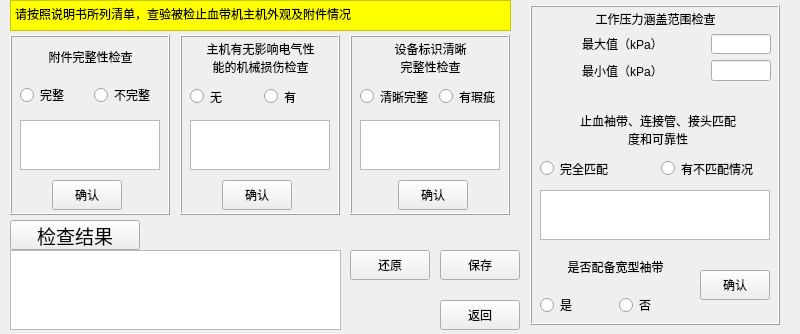
<?xml version="1.0" encoding="UTF-8"?>
<ui version="4.0">
 <class>Form</class>
 <widget class="QWidget" name="Form">
  <property name="geometry">
   <rect>
    <x>0</x>
    <y>0</y>
    <width>800</width>
    <height>334</height>
   </rect>
  </property>
  <property name="windowTitle">
   <string>Form</string>
  </property>
  <widget class="QWidget" name="gridLayoutWidget">
   <property name="geometry">
    <rect>
     <x>20</x>
     <y>40</y>
     <width>141</width>
     <height>71</height>
    </rect>
   </property>
   <layout class="QGridLayout" name="gridLayout_1">
    <item row="0" column="0" colspan="2">
     <widget class="QLabel" name="label_integrity">
      <property name="text">
       <string>附件完整性检查</string>
      </property>
      <property name="alignment">
       <set>Qt::AlignCenter</set>
      </property>
     </widget>
    </item>
    <item row="1" column="0">
     <widget class="QRadioButton" name="radioButton_integrity_right">
      <property name="enabled">
       <bool>true</bool>
      </property>
      <property name="sizePolicy">
       <sizepolicy hsizetype="Minimum" vsizetype="Preferred">
        <horstretch>0</horstretch>
        <verstretch>0</verstretch>
       </sizepolicy>
      </property>
      <property name="text">
       <string>完整</string>
      </property>
     </widget>
    </item>
    <item row="1" column="1">
     <widget class="QRadioButton" name="radioButton_integrity_wrong">
      <property name="sizePolicy">
       <sizepolicy hsizetype="Minimum" vsizetype="Preferred">
        <horstretch>0</horstretch>
        <verstretch>0</verstretch>
       </sizepolicy>
      </property>
      <property name="text">
       <string>不完整</string>
      </property>
     </widget>
    </item>
   </layout>
  </widget>
  <widget class="QTextEdit" name="textEdit_integrity">
   <property name="geometry">
    <rect>
     <x>20</x>
     <y>120</y>
     <width>140</width>
     <height>50</height>
    </rect>
   </property>
  </widget>
  <widget class="QWidget" name="gridLayoutWidget_2">
   <property name="geometry">
    <rect>
     <x>190</x>
     <y>40</y>
     <width>141</width>
     <height>71</height>
    </rect>
   </property>
   <layout class="QGridLayout" name="gridLayout_2">
    <item row="1" column="0">
     <widget class="QRadioButton" name="radioButton_damage_right">
      <property name="enabled">
       <bool>true</bool>
      </property>
      <property name="sizePolicy">
       <sizepolicy hsizetype="Minimum" vsizetype="Preferred">
        <horstretch>0</horstretch>
        <verstretch>0</verstretch>
       </sizepolicy>
      </property>
      <property name="text">
       <string>无</string>
      </property>
     </widget>
    </item>
    <item row="1" column="1">
     <widget class="QRadioButton" name="radioButton_damage_wrong">
      <property name="sizePolicy">
       <sizepolicy hsizetype="Minimum" vsizetype="Preferred">
        <horstretch>0</horstretch>
        <verstretch>0</verstretch>
       </sizepolicy>
      </property>
      <property name="text">
       <string>有</string>
      </property>
     </widget>
    </item>
    <item row="0" column="0" colspan="2">
     <widget class="QLabel" name="label_damage">
      <property name="text">
       <string>主机有无影响电气性
能的机械损伤检查</string>
      </property>
      <property name="alignment">
       <set>Qt::AlignCenter</set>
      </property>
     </widget>
    </item>
   </layout>
  </widget>
  <widget class="QTextEdit" name="textEdit_damage">
   <property name="geometry">
    <rect>
     <x>190</x>
     <y>120</y>
     <width>140</width>
     <height>50</height>
    </rect>
   </property>
  </widget>
  <widget class="QTextEdit" name="textEdit_clarity">
   <property name="geometry">
    <rect>
     <x>360</x>
     <y>120</y>
     <width>140</width>
     <height>50</height>
    </rect>
   </property>
  </widget>
  <widget class="QWidget" name="gridLayoutWidget_3">
   <property name="geometry">
    <rect>
     <x>360</x>
     <y>40</y>
     <width>141</width>
     <height>71</height>
    </rect>
   </property>
   <layout class="QGridLayout" name="gridLayout_3">
    <item row="0" column="0" colspan="2">
     <widget class="QLabel" name="label_clarity">
      <property name="text">
       <string>设备标识清晰
完整性检查</string>
      </property>
      <property name="alignment">
       <set>Qt::AlignCenter</set>
      </property>
     </widget>
    </item>
    <item row="1" column="1">
     <widget class="QRadioButton" name="radioButton_clarity_wrong">
      <property name="sizePolicy">
       <sizepolicy hsizetype="Minimum" vsizetype="Preferred">
        <horstretch>0</horstretch>
        <verstretch>0</verstretch>
       </sizepolicy>
      </property>
      <property name="text">
       <string>有瑕疵</string>
      </property>
     </widget>
    </item>
    <item row="1" column="0">
     <widget class="QRadioButton" name="radioButton_clarity_right">
      <property name="enabled">
       <bool>true</bool>
      </property>
      <property name="sizePolicy">
       <sizepolicy hsizetype="Minimum" vsizetype="Preferred">
        <horstretch>0</horstretch>
        <verstretch>0</verstretch>
       </sizepolicy>
      </property>
      <property name="text">
       <string>清晰完整</string>
      </property>
     </widget>
    </item>
   </layout>
  </widget>
  <widget class="QWidget" name="gridLayoutWidget_4">
   <property name="geometry">
    <rect>
     <x>540</x>
     <y>10</y>
     <width>231</width>
     <height>71</height>
    </rect>
   </property>
   <layout class="QGridLayout" name="gridLayout_4">
    <item row="1" column="0">
     <widget class="QLabel" name="label_press_max">
      <property name="text">
       <string>最大值（kPa）</string>
      </property>
      <property name="alignment">
       <set>Qt::AlignCenter</set>
      </property>
     </widget>
    </item>
    <item row="0" column="0" colspan="2">
     <widget class="QLabel" name="label_press">
      <property name="text">
       <string>工作压力涵盖范围检查</string>
      </property>
      <property name="alignment">
       <set>Qt::AlignCenter</set>
      </property>
     </widget>
    </item>
    <item row="1" column="1">
     <widget class="QLineEdit" name="lineEdit_press_max">
      <property name="sizePolicy">
       <sizepolicy hsizetype="Fixed" vsizetype="Fixed">
        <horstretch>0</horstretch>
        <verstretch>0</verstretch>
       </sizepolicy>
      </property>
      <property name="minimumSize">
       <size>
        <width>60</width>
        <height>0</height>
       </size>
      </property>
      <property name="maximumSize">
       <size>
        <width>60</width>
        <height>16777215</height>
       </size>
      </property>
     </widget>
    </item>
    <item row="2" column="0">
     <widget class="QLabel" name="label_press_min">
      <property name="text">
       <string>最小值（kPa）</string>
      </property>
      <property name="alignment">
       <set>Qt::AlignCenter</set>
      </property>
     </widget>
    </item>
    <item row="2" column="1">
     <widget class="QLineEdit" name="lineEdit_press_min">
      <property name="sizePolicy">
       <sizepolicy hsizetype="Fixed" vsizetype="Fixed">
        <horstretch>0</horstretch>
        <verstretch>0</verstretch>
       </sizepolicy>
      </property>
      <property name="minimumSize">
       <size>
        <width>60</width>
        <height>0</height>
       </size>
      </property>
      <property name="maximumSize">
       <size>
        <width>60</width>
        <height>16777215</height>
       </size>
      </property>
     </widget>
    </item>
   </layout>
  </widget>
  <widget class="QWidget" name="gridLayoutWidget_5">
   <property name="geometry">
    <rect>
     <x>540</x>
     <y>110</y>
     <width>236</width>
     <height>71</height>
    </rect>
   </property>
   <layout class="QGridLayout" name="gridLayout_5">
    <item row="0" column="0" colspan="2">
     <widget class="QLabel" name="label_match">
      <property name="text">
       <string>止血袖带、连接管、接头匹配
度和可靠性</string>
      </property>
      <property name="alignment">
       <set>Qt::AlignCenter</set>
      </property>
     </widget>
    </item>
    <item row="1" column="0">
     <widget class="QRadioButton" name="radioButton_match_right">
      <property name="sizePolicy">
       <sizepolicy hsizetype="Minimum" vsizetype="Preferred">
        <horstretch>0</horstretch>
        <verstretch>0</verstretch>
       </sizepolicy>
      </property>
      <property name="minimumSize">
       <size>
        <width>0</width>
        <height>25</height>
       </size>
      </property>
      <property name="maximumSize">
       <size>
        <width>16777215</width>
        <height>25</height>
       </size>
      </property>
      <property name="text">
       <string>完全匹配</string>
      </property>
     </widget>
    </item>
    <item row="1" column="1">
     <widget class="QRadioButton" name="radioButton_match_wrong">
      <property name="sizePolicy">
       <sizepolicy hsizetype="Minimum" vsizetype="Preferred">
        <horstretch>0</horstretch>
        <verstretch>0</verstretch>
       </sizepolicy>
      </property>
      <property name="text">
       <string>有不匹配情况</string>
      </property>
     </widget>
    </item>
   </layout>
  </widget>
  <widget class="QTextEdit" name="textEdit_match">
   <property name="geometry">
    <rect>
     <x>540</x>
     <y>190</y>
     <width>230</width>
     <height>50</height>
    </rect>
   </property>
  </widget>
  <widget class="QWidget" name="gridLayoutWidget_6">
   <property name="geometry">
    <rect>
     <x>540</x>
     <y>250</y>
     <width>151</width>
     <height>71</height>
    </rect>
   </property>
   <layout class="QGridLayout" name="gridLayout_6">
    <item row="1" column="0">
     <widget class="QRadioButton" name="radioButton_cuff_right">
      <property name="enabled">
       <bool>true</bool>
      </property>
      <property name="sizePolicy">
       <sizepolicy hsizetype="Minimum" vsizetype="Preferred">
        <horstretch>0</horstretch>
        <verstretch>0</verstretch>
       </sizepolicy>
      </property>
      <property name="text">
       <string>是</string>
      </property>
     </widget>
    </item>
    <item row="1" column="1">
     <widget class="QRadioButton" name="radioButton_cuff_wrong">
      <property name="sizePolicy">
       <sizepolicy hsizetype="Minimum" vsizetype="Preferred">
        <horstretch>0</horstretch>
        <verstretch>0</verstretch>
       </sizepolicy>
      </property>
      <property name="text">
       <string>否</string>
      </property>
     </widget>
    </item>
    <item row="0" column="0" colspan="2">
     <widget class="QLabel" name="label_cuff">
      <property name="text">
       <string>是否配备宽型袖带</string>
      </property>
      <property name="alignment">
       <set>Qt::AlignCenter</set>
      </property>
     </widget>
    </item>
   </layout>
  </widget>
  <widget class="QPushButton" name="pushButton_cuff">
   <property name="geometry">
    <rect>
     <x>700</x>
     <y>270</y>
     <width>70</width>
     <height>30</height>
    </rect>
   </property>
   <property name="text">
    <string>确认</string>
   </property>
  </widget>
  <widget class="QLabel" name="label_conform">
   <property name="geometry">
    <rect>
     <x>190</x>
     <y>220</y>
     <width>130</width>
     <height>30</height>
    </rect>
   </property>
   <property name="font">
    <font>
     <pointsize>14</pointsize>
    </font>
   </property>
   <property name="styleSheet">
    <string notr="true"/>
   </property>
   <property name="text">
    <string/>
   </property>
  </widget>
  <widget class="QFrame" name="frame_1">
   <property name="geometry">
    <rect>
     <x>10</x>
     <y>35</y>
     <width>160</width>
     <height>180</height>
    </rect>
   </property>
   <property name="frameShape">
    <enum>QFrame::Box</enum>
   </property>
   <property name="frameShadow">
    <enum>QFrame::Raised</enum>
   </property>
   <property name="lineWidth">
    <number>1</number>
   </property>
   <property name="midLineWidth">
    <number>0</number>
   </property>
   <widget class="QPushButton" name="pushButton_integrity">
    <property name="geometry">
     <rect>
      <x>42</x>
      <y>145</y>
      <width>70</width>
      <height>30</height>
     </rect>
    </property>
    <property name="text">
     <string>确认</string>
    </property>
   </widget>
  </widget>
  <widget class="QFrame" name="frame_2">
   <property name="geometry">
    <rect>
     <x>180</x>
     <y>35</y>
     <width>160</width>
     <height>180</height>
    </rect>
   </property>
   <property name="frameShape">
    <enum>QFrame::Box</enum>
   </property>
   <property name="frameShadow">
    <enum>QFrame::Raised</enum>
   </property>
   <property name="lineWidth">
    <number>1</number>
   </property>
   <property name="midLineWidth">
    <number>0</number>
   </property>
   <widget class="QPushButton" name="pushButton_damage">
    <property name="geometry">
     <rect>
      <x>42</x>
      <y>145</y>
      <width>70</width>
      <height>30</height>
     </rect>
    </property>
    <property name="text">
     <string>确认</string>
    </property>
   </widget>
  </widget>
  <widget class="QFrame" name="frame_3">
   <property name="geometry">
    <rect>
     <x>350</x>
     <y>35</y>
     <width>160</width>
     <height>180</height>
    </rect>
   </property>
   <property name="frameShape">
    <enum>QFrame::Box</enum>
   </property>
   <property name="frameShadow">
    <enum>QFrame::Raised</enum>
   </property>
   <property name="lineWidth">
    <number>1</number>
   </property>
   <property name="midLineWidth">
    <number>0</number>
   </property>
   <widget class="QPushButton" name="pushButton_clarity">
    <property name="geometry">
     <rect>
      <x>48</x>
      <y>145</y>
      <width>70</width>
      <height>30</height>
     </rect>
    </property>
    <property name="text">
     <string>确认</string>
    </property>
   </widget>
  </widget>
  <widget class="QFrame" name="frame_4">
   <property name="geometry">
    <rect>
     <x>530</x>
     <y>5</y>
     <width>250</width>
     <height>320</height>
    </rect>
   </property>
   <property name="frameShape">
    <enum>QFrame::Box</enum>
   </property>
   <property name="frameShadow">
    <enum>QFrame::Raised</enum>
   </property>
   <property name="lineWidth">
    <number>1</number>
   </property>
   <property name="midLineWidth">
    <number>0</number>
   </property>
  </widget>
  <widget class="QTextBrowser" name="textBrowser">
   <property name="geometry">
    <rect>
     <x>10</x>
     <y>250</y>
     <width>331</width>
     <height>80</height>
    </rect>
   </property>
  </widget>
  <widget class="QPushButton" name="pushButton_clear">
   <property name="geometry">
    <rect>
     <x>350</x>
     <y>250</y>
     <width>80</width>
     <height>30</height>
    </rect>
   </property>
   <property name="text">
    <string>还原</string>
   </property>
  </widget>
  <widget class="QPushButton" name="pushButton_return">
   <property name="geometry">
    <rect>
     <x>440</x>
     <y>300</y>
     <width>80</width>
     <height>30</height>
    </rect>
   </property>
   <property name="text">
    <string>返回</string>
   </property>
  </widget>
  <widget class="QPushButton" name="pushButton">
   <property name="geometry">
    <rect>
     <x>10</x>
     <y>220</y>
     <width>130</width>
     <height>30</height>
    </rect>
   </property>
   <property name="font">
    <font>
     <family>Adobe Devanagari</family>
     <pointsize>14</pointsize>
    </font>
   </property>
   <property name="styleSheet">
    <string notr="true"/>
   </property>
   <property name="text">
    <string>检查结果</string>
   </property>
  </widget>
  <widget class="QPushButton" name="pushButton_save">
   <property name="geometry">
    <rect>
     <x>440</x>
     <y>250</y>
     <width>80</width>
     <height>30</height>
    </rect>
   </property>
   <property name="text">
    <string>保存</string>
   </property>
  </widget>
  <widget class="QTextBrowser" name="textBrowser_2">
   <property name="geometry">
    <rect>
     <x>10</x>
     <y>0</y>
     <width>501</width>
     <height>31</height>
    </rect>
   </property>
   <property name="styleSheet">
    <string notr="true">background-color:yellow</string>
   </property>
   <property name="html">
    <string>&lt;!DOCTYPE HTML PUBLIC &quot;-//W3C//DTD HTML 4.0//EN&quot; &quot;http://www.w3.org/TR/REC-html40/strict.dtd&quot;&gt;
&lt;html&gt;&lt;head&gt;&lt;meta name=&quot;qrichtext&quot; content=&quot;1&quot; /&gt;&lt;style type=&quot;text/css&quot;&gt;
p, li { white-space: pre-wrap; }
&lt;/style&gt;&lt;/head&gt;&lt;body style=&quot; font-family:'SimSun'; font-size:9pt; font-weight:400; font-style:normal;&quot;&gt;
&lt;p style=&quot; margin-top:0px; margin-bottom:0px; margin-left:0px; margin-right:0px; -qt-block-indent:0; text-indent:0px;&quot;&gt;请按照说明书所列清单，查验被检止血带机主机外观及附件情况&lt;/p&gt;&lt;/body&gt;&lt;/html&gt;</string>
   </property>
  </widget>
  <zorder>frame_4</zorder>
  <zorder>frame_3</zorder>
  <zorder>frame_2</zorder>
  <zorder>frame_1</zorder>
  <zorder>gridLayoutWidget</zorder>
  <zorder>textEdit_integrity</zorder>
  <zorder>gridLayoutWidget_2</zorder>
  <zorder>textEdit_damage</zorder>
  <zorder>textEdit_clarity</zorder>
  <zorder>gridLayoutWidget_3</zorder>
  <zorder>gridLayoutWidget_4</zorder>
  <zorder>gridLayoutWidget_5</zorder>
  <zorder>textEdit_match</zorder>
  <zorder>gridLayoutWidget_6</zorder>
  <zorder>pushButton_cuff</zorder>
  <zorder>label_conform</zorder>
  <zorder>textBrowser</zorder>
  <zorder>pushButton_clear</zorder>
  <zorder>pushButton_return</zorder>
  <zorder>pushButton</zorder>
  <zorder>pushButton_save</zorder>
  <zorder>textBrowser_2</zorder>
 </widget>
 <resources/>
 <connections/>
</ui>
